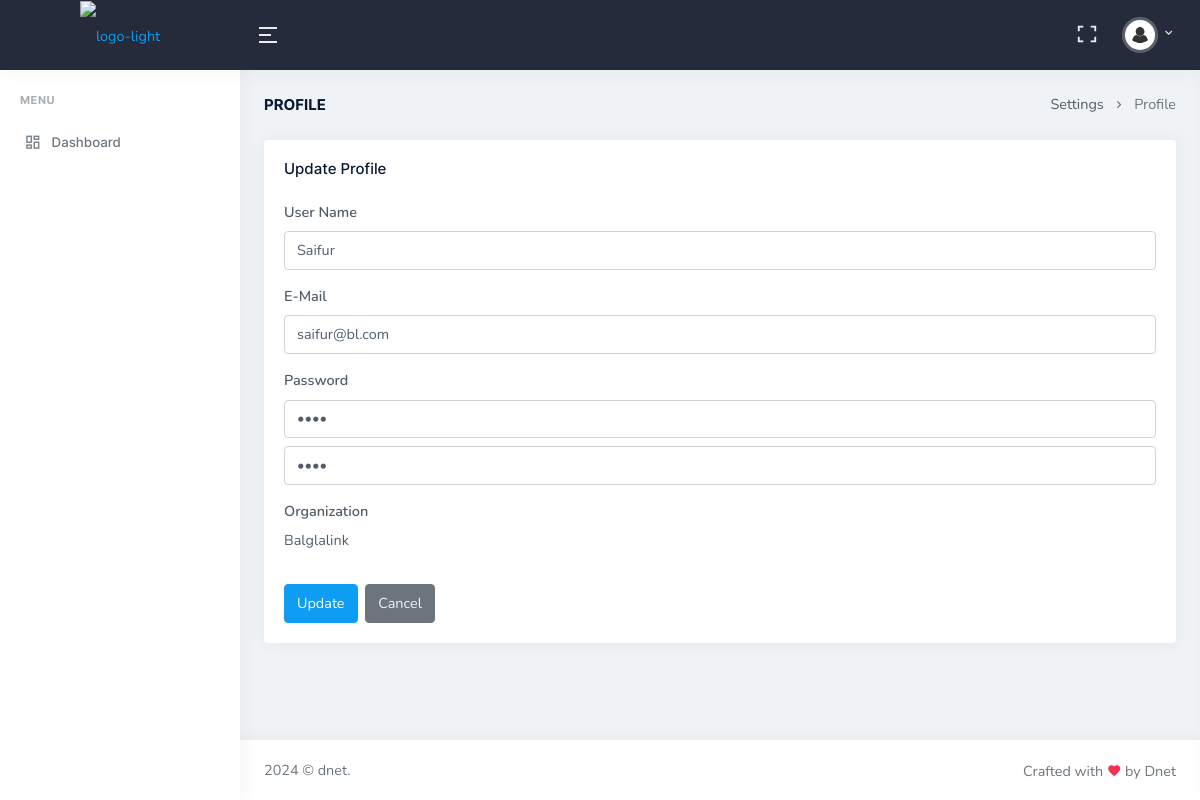
The page /user-profile.php?userId=55 (signed in) on the database its author committed.
### tables this page shows
CREATE TABLE `users` (
  `user_id` int NOT NULL,
  `user_name` varchar(50) NOT NULL,
  `user_email` varchar(50) NOT NULL,
  `user_pass` varchar(255) NOT NULL,
  `user_org` varchar(50) NOT NULL,
  `user_active` int NOT NULL DEFAULT '1',
  `created_at` datetime NOT NULL DEFAULT CURRENT_TIMESTAMP
);

CREATE TABLE `organizations` (
  `org_id` int NOT NULL,
  `org_name` varchar(50) NOT NULL,
  `org_address` varchar(50) NOT NULL,
  `org_about` text NOT NULL,
  `org_phone` varchar(255) NOT NULL,
  `created_at` datetime NOT NULL DEFAULT CURRENT_TIMESTAMP
);

### includes/helper-func.php (called while the page is built, shortened)
<?php
function getOrgList($orgId, $conn)
{
    if ($orgId == null) {
        $sql = "SELECT * FROM organizations";
        $result = mysqli_query($conn, $sql);
        return $result;
    } else {
        $sql = "SELECT org_name FROM organizations WHERE org_id = $orgId";
        $result = mysqli_query($conn, $sql);
        $row = mysqli_fetch_assoc($result);
        return $row['org_name'];
    }
}
function getUserList($userId, $conn)
{
    if ($userId == null) {
        $sql = "SELECT * FROM users WHERE user_active = 1";
        $result = mysqli_query($conn, $sql);
        return $result;
    } else {
        $sql = "SELECT * FROM users WHERE user_id = $userId";
        $result = mysqli_query($conn, $sql);
        return $result;
    }
}
function decrypt($encryptData, $name)
{
    $method = "AES-256-CBC";
    $key = $name;
    $options = 0;
    $iv = '1234567891011129';
    $decryptedData = openssl_decrypt($encryptData, $method, $key, $options, $iv);
    return $decryptedData;
}

### user-profile.php (the view, shortened to what this page needs)
<?php
include 'includes/header-user.php';
if (isset($_GET['userId'])) {
    $userInfo = getUserList($_GET['userId'], $conn);
}
?>
<div class="container-fluid">
    <div class="row">
        <div class="col-12">
            <div class="page-title-box d-sm-flex align-items-center justify-content-between">
                <h4 class="mb-sm-0">Profile</h4>
                <div class="page-title-right">
                    <ol class="breadcrumb m-0">
                        <li class="breadcrumb-item"><a href="javascript: void(0);">Settings</a></li>
                        <li class="breadcrumb-item active">Profile</li>
                    </ol>
                </div>
            </div>
        </div>
    </div>
    <div class="row">
        <div class="col-12">
            <div class="card">
                <div class="card-body">
                    <h4 class="card-title">Update Profile</h4>
                    <?php
                        while ($user = mysqli_fetch_assoc($userInfo)) {
                    ?>
                    <form class="custom-validation" action="includes/update-handel.php" method="post">
                        <div class="mb-3">
                            <label>User Name</label>
                            <input type="text" name="userName" value="<?php echo $user['user_name']; ?>" class="form-control" required placeholder="Name"/>
                        </div>
                        <div class="mb-3">
                            <label>E-Mail</label>
                            <div>
                                <input type="email" name="userEmail" value="<?php echo $user['user_email']; ?>" class="form-control" required parsley-type="email" placeholder="Enter a valid e-mail"/>
                            </div>
                        </div>
                        <div class="mb-3">
                            <label>Password</label>
                            <div>
                                <input type="password" name="userPass" value="<?php echo decrypt($user['user_pass'], $user['user_email']) ?>" id="pass2" class="form-control" required placeholder="Password"/>
                            </div>
                            <div class="mt-2">
                                <input type="password" name="userConfPass" value="<?php echo decrypt($user['user_pass'], $user['user_email']) ?>" class="form-control" required data-parsley-equalto="#pass2" placeholder="Re-Type Password"/>
                            </div>
                        </div>
                        <div class="row mb-3">
                            <label>Organization</label>
                            <div>
                                <?php
                                    $orgList =  getOrgList(null, $conn);
                                    if (mysqli_num_rows($orgList) > 0) {
                                        while ($row = mysqli_fetch_assoc($orgList)) {
                                            if ($user['user_org'] == $row['org_id']) {
                                                echo "<p>".$row['org_name']."</p>";
                                            }
                                        }
                                    }
                                ?>
                            </div>
                        </div>
                        <div class="mb-0">
                            <div>
                                <button type="submit" class="btn btn-primary waves-effect waves-light me-1">
                                    Update
                                </button>
                                <button type="reset" class="btn btn-secondary waves-effect">
                                    Cancel
                                </button>
                            </div>
                        </div>
                    </form>
                    <?php
                        }
                    ?>
                </div>
            </div>
        </div>
    </div>
</div>
<?php
include 'includes/footer.php';
?>

### rows shown on the page
users: userName "Saifur", userEmail "saifur@bl.com"
organizations: org_name "Balglalink"
